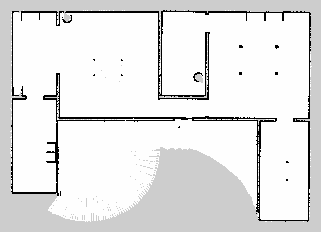
//> input picture house_map-alt.pgm, 321 x 232 px
$ ./sample house_map-alt.pgm   (built with g++ and OpenCV 4)
//> lines starting //> are read from the running program, lines starting //| are printed output that depends on the picture; after the words box and inside, x2 and y2 are one past the last pixel; in counts of white or black regions, pixels touching at a corner belong together
#include "opencv2/imgcodecs.hpp"
#include "opencv2/highgui.hpp"
#include "opencv2/imgproc.hpp"
#include <iostream>
using namespace cv;
using namespace std;
Mat src_gray;
int thresh = 100;
RNG rng(12345);
void thresh_callback(int, void* );
int main( int argc, char** argv )
{
    CommandLineParser parser( argc, argv, "{@input | HappyFish.jpg | input image}" );
    Mat src = imread( samples::findFile( parser.get<String>( "@input" ) ) );
//> src is the input picture: 232 rows x 321 cols, CV_8UC3; min 0, max 254, mean 229.2
    if( src.empty() )
    {
        cout << "Could not open or find the image!\n" << endl;
        cout << "Usage: " << argv[0] << " <Input image>" << endl;
        return -1;
    }
    cvtColor( src, src_gray, COLOR_BGR2GRAY );
    blur( src_gray, src_gray, Size(3,3) );
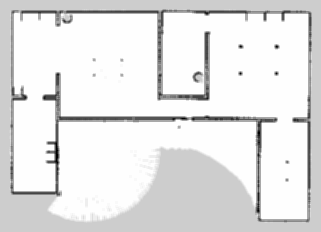
//> src_gray: 232 rows x 321 cols, CV_8UC1; min 0, max 254, mean 229.2
    const char* source_window = "Source";
    namedWindow( source_window );
    imshow( source_window, src );
    const int max_thresh = 255;
    createTrackbar( "Canny thresh:", source_window, &thresh, max_thresh, thresh_callback );
    thresh_callback( 0, 0 );
    waitKey();
    return 0;
}
void thresh_callback(int, void* )
{
    Mat canny_output;
    Canny( src_gray, canny_output, thresh, thresh*2 );
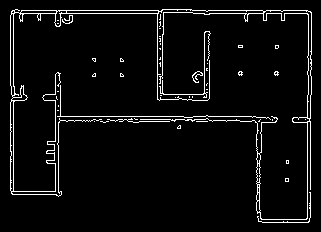
//> canny_output: 232 rows x 321 cols, CV_8UC1; 4.8% white in thin lines or dots, all inside (x1, y1, x2, y2) = (10, 9, 312, 223)
    vector<vector<Point> > contours;
    vector<Vec4i> hierarchy;
    findContours( canny_output, contours, hierarchy, RETR_TREE, CHAIN_APPROX_SIMPLE );
//> contours = 78 contours, 66 with area under 20; largest, box (x1, y1, x2, y2) and area: (10, 9, 312, 220) 1930, (263, 10, 312, 119) 474, (66, 10, 159, 14) 274, (10, 100, 14, 192) 256, (10, 13, 15, 96) 242
    Mat drawing = Mat::zeros( canny_output.size(), CV_8UC3 );
    for( size_t i = 0; i< contours.size(); i++ )
    {
        Scalar color = Scalar( rng.uniform(0, 256), rng.uniform(0,256), rng.uniform(0,256) );
        drawContours( drawing, contours, (int)i, color, 2, LINE_8, hierarchy, 0 );
    }
//> this loop made 78 passes
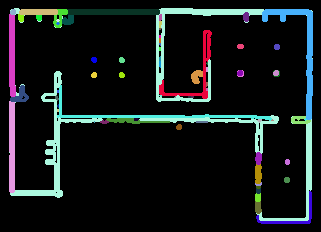
//> drawing: 232 rows x 321 cols, CV_8UC3; mean B, G, R 25.4, 24.6, 20
    imshow( "Contours", drawing );
}
